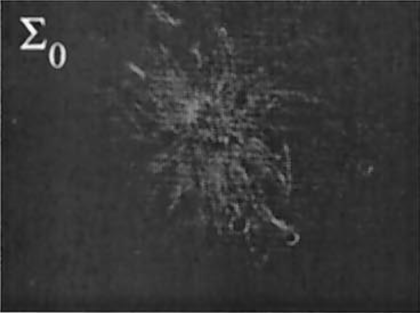
%> input picture pictures/ss_lightshot/I0.png, 420 x 313 px, shrunk from 1754 x 1308 before the run
$ octave original_four_frame_a.m   (GNU Octave 9; MATLAB toolbox functions it lacks are replaced by stand-ins)
%> lines starting %> are read from the running program, lines starting %| are printed output that depends on the picture
% Original FOUR-FRAME ALGORITH

%% Clear and close everything
clear; close all; clc;

%% 2. Load the data
% [15 lines of commented-out code are left out]
I0 = imread('pictures/ss_lightshot/I0.png');
%> I0 is the input picture: size 313x420x3 uint8; min 16, max 254, mean 55
I1 = imread('pictures/ss_lightshot/I1.png');
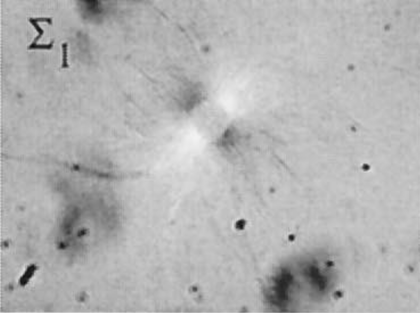
%> input picture pictures/ss_lightshot/I1.png, 420 x 313 px, shrunk from 1754 x 1308 before the run
%> I1 is the input picture: size 313x420x3 uint8; min 12, max 242, mean 179.4
I2 = imread('pictures/ss_lightshot/I2.png');
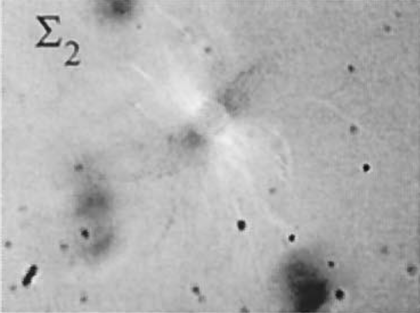
%> input picture pictures/ss_lightshot/I2.png, 420 x 313 px, shrunk from 1754 x 1308 before the run
%> I2 is the input picture: size 313x420x3 uint8; min 11, max 241, mean 177.1
I3 = imread('pictures/ss_lightshot/I3.png');
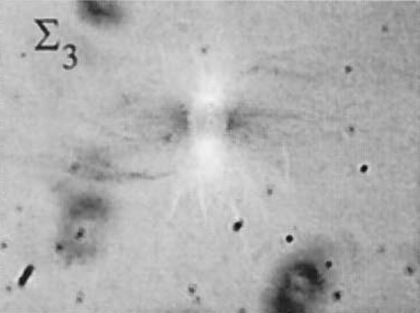
%> input picture pictures/ss_lightshot/I3.png, 420 x 313 px, shrunk from 1754 x 1308 before the run
%> I3 is the input picture: size 313x420x3 uint8; min 14, max 246, mean 176.2
I4 = zeros(size(I0));

% [9 lines of commented-out code are left out]
I1 = rgb2gray(I1);
%> I1: size 313x420 uint8
I2 = rgb2gray(I2);
%> I2: size 313x420 uint8
I3 = rgb2gray(I3);
%> I3: size 313x420 uint8
I4 = rgb2gray(I4);

I0 = im2double(I0);
%> I0: size 313x420x3 double
I1 = im2double(I1);
%> I1: size 313x420 double
I2 = im2double(I2);
%> I2: size 313x420 double
I3 = im2double(I3);
%> I3: size 313x420 double
I4 = im2double(I4);

% Obtain the size of the images
[height, width, channels] = size(I0);
%> height = 313; width = 420; channels = 3

% Define chi
chi = 10; % Degrees

% Create two matrix: delta and phi, both of them with the same size as the
% images. Delta represents the retardance and phi the azimuth.
delta = zeros(height, width);
phi = zeros(height, width);

% Create two matrix: A and B, both of them with the same size as the
% images. A and B are used to calculate the retardance and azimuth.
A = zeros(height, width);
B = zeros(height, width);

% Create two matrix: delta_d and phi_d, both of them with the same size as the
% images. Delta_d represents the retardance in degrees and phi_d the azimuth in degrees.
delta_d = zeros(height, width);
phi_d = zeros(height, width);

% Obtain the retardance and azimuth
for i = 1:height
    for j = 1:width

        % Calculate A, B and denominator
        denominator = I1(i,j) + I2(i,j) - 2 * I0(i,j);

        A(i,j) = ((I1(i,j) - I2(i,j))/denominator) * tand(chi/2);
        B(i,j) = ((I1(i,j) + I2(i,j) - 2 * I3(i,j))/denominator) * tand(chi/2);

        % Obtain the retardance
        % when denominator is more or equal than 0
        if denominator >= 0
            delta(i,j) = atan(sqrt(A(i,j)^2 + B(i,j)^2));
        % when denominator is less than 0
        else
            delta(i,j) = pi - atan(sqrt(A(i,j)^2 + B(i,j)^2));
        end

        % Obtain the azimuth
        phi(i,j) = 0.5 * atan(A(i,j)/B(i,j));
    end
end
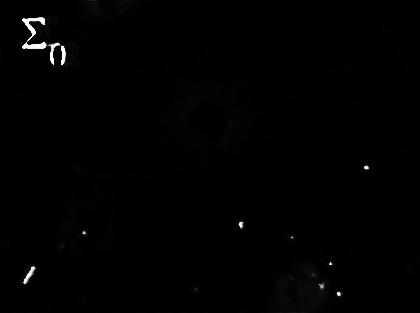
%> delta: size 313x420 double; min 0, max 3.14, mean 0.0275; drawn with min black and max white
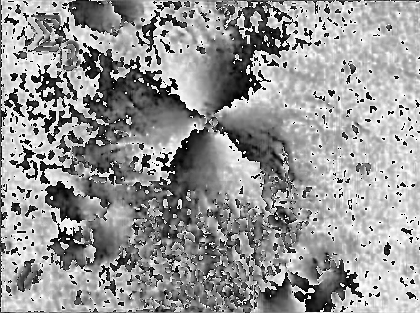
%> phi: size 313x420 double; 0.06% of the values are NaN or infinite; the others: min -0.785, max 0.785, mean 0.142; drawn with min black, max white, NaN and infinite black

% Convert the retardance and azimuth to degrees
for i = 1:height
    for j = 1:width
        delta_d(i,j) = delta(i,j) * 180 / pi;
        phi_d(i,j) = phi(i,j) * 180 / pi;
    end
end

% Show the results
% Use colormap, show colorbar, and set title
figure(1);
subplot(1,2,1);
imshow(delta_d, [0 1]);
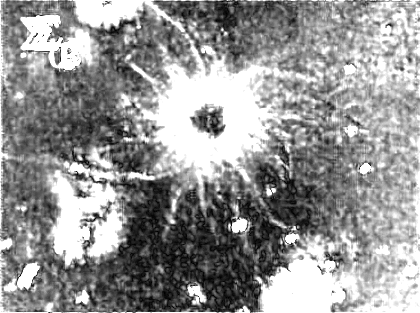
%> displayed picture: size 313x420, on the screen's scale of 0 to 255; min 0, max 255, mean 149.1
colormap('gray');
colorbar;
title('Retardance  \Delta');

subplot(1,2,2);
imshow(phi_d);
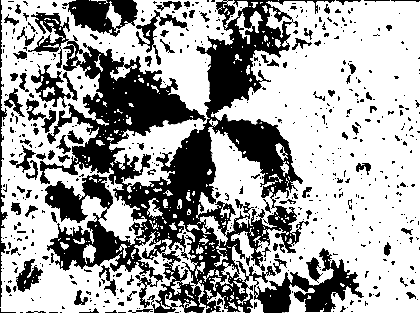
%> displayed picture: size 313x420, on the screen's scale of 0 to 255; min 0, max 255, mean 164.4
colormap('gray');
colorbar;
title('Azimuth  \phi');
